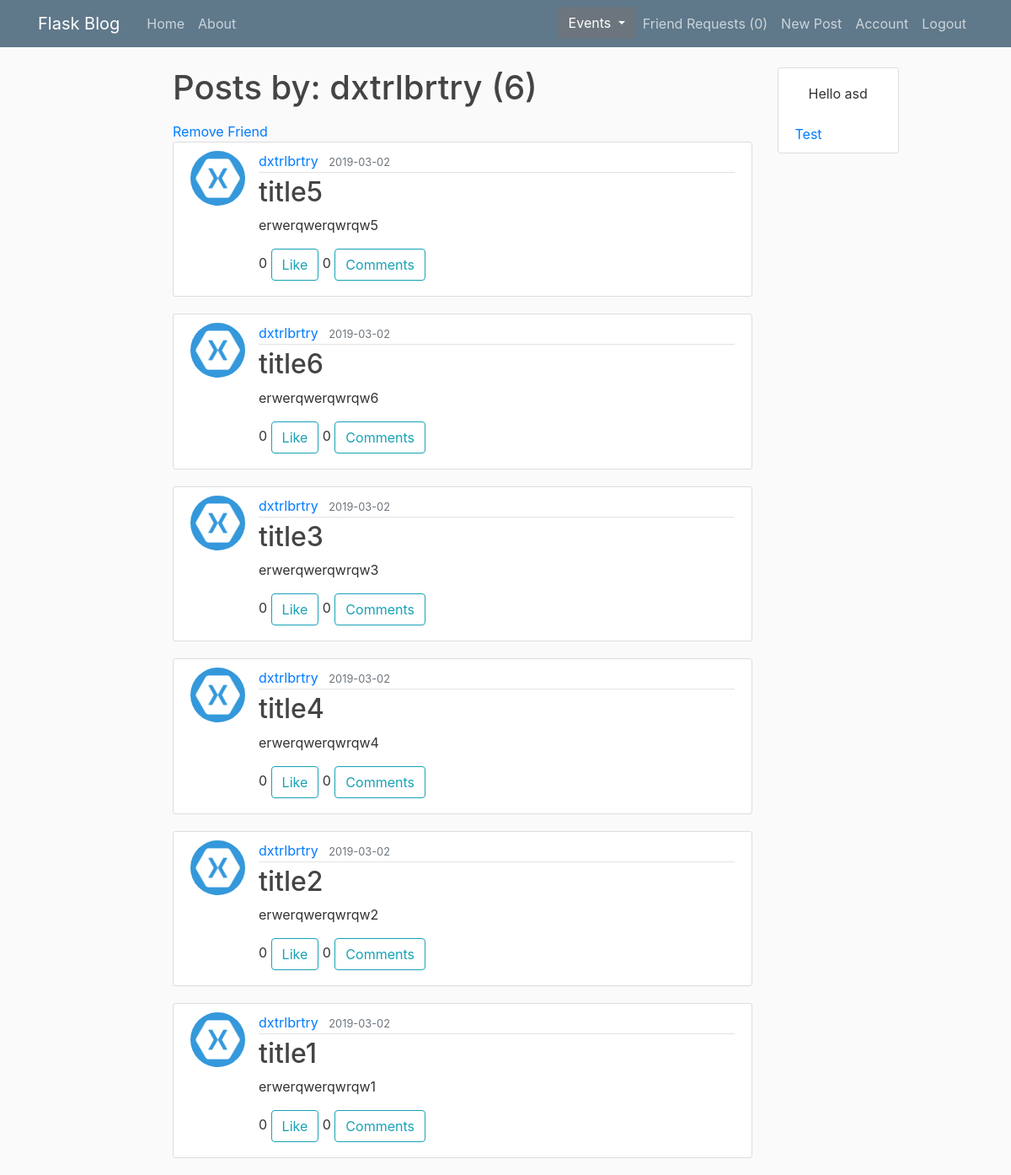
Screenshot of /post/dxtrlbrtry/ (signed in) with the database file from the repository.
### flaskwebapp/models.py (models this page shows, shortened)
class User(db.Model, UserMixin):
    id = db.Column(db.Integer, primary_key=True)
    username = db.Column(db.String(20), unique=True, nullable=False)
    email = db.Column(db.String(120), unique=True, nullable=False)
    image_file = db.Column(db.String(20), nullable=False, default='default.jpg')
    password = db.Column(db.String(60), nullable=False)
    access = db.Column(db.String(10), nullable=False, default='user')
    posts = db.relationship('Post', backref='author', lazy='dynamic')
    comments = db.relationship('Comment', backref='author', lazy='dynamic')
    likes = db.relationship('Post', secondary=likes, backref='liked_by', lazy='dynamic')
    hosted_events = db.relationship('Event', backref='host', lazy='dynamic')
    attended_events = db.relationship('Event', secondary=event_attendants, lazy='subquery', backref=db.backref('attendants', lazy=True))
    invites = db.relationship('Event', secondary=event_invites, lazy='subquery', backref=db.backref('invites_sent', lazy=True))
    requests = db.relationship('User', secondary=friend_requests,
                               primaryjoin=(friend_requests.c.user_id == id),
                               secondaryjoin=(friend_requests.c.friend_id == id),
                               backref='request_of',
                               lazy='dynamic')
    friends = db.relationship('User',
                              secondary=friend,
                              primaryjoin=(friend.c.user_id == id),
                              secondaryjoin=(friend.c.friend_id == id),
                              backref='friend_of',
                              lazy='dynamic')

class Post(db.Model):
    id = db.Column(db.Integer, primary_key=True)
    title = db.Column(db.String(100), nullable=False)
    date_posted = db.Column(db.DateTime, nullable=False, default=datetime.utcnow)
    content = db.Column(db.Text, nullable=True)
    image_file = db.Column(db.String(20), nullable=True)
    comments = db.relationship('Comment', backref='comment_on', lazy='dynamic')
    user_id = db.Column(db.Integer, db.ForeignKey('user.id'), nullable=False)

### flaskwebapp/posts/routes.py (the view)
@posts.route('/post/<string:username>/', methods=['GET'])
@login_required
def user_posts(username):
    user = User.query.filter_by(username=username).first_or_404()
    posts = Post.query.filter_by(author=user).order_by(Post.date_posted.desc())
    return render_template('user_posts.html', posts=posts, user=user)

### flaskwebapp/models.py (called while the page is built)
@login_manager.user_loader
def load_user(user_id):
    return User.query.get(int(user_id))

### flaskwebapp/templates/user_posts.html
{% extends 'layout.html' %}
{% from 'macros/macros.html' import render_post with context %}
{% block content %}
<h1 class="mb-3">Posts by: {{ user.username }} ({{ posts.count() }})</h1>
{% if user != current_user and current_user.is_authenticated %}
    {% if user in current_user.friends %}
        <a href="{{ url_for('users.remove_friend', username=user.username) }}">Remove Friend</a>
    {% elif current_user in user.requests %}
        <p>Friend request sent..</p>
    {% else %}
        <a href="{{ url_for('users.send_request', username=user.username) }}">Add Friend</a>
    {% endif %}
{% endif %}
{% for post in posts %}
    {{ render_post(post) }}
{% endfor %}
{% endblock content %}

### flaskwebapp/templates/layout.html (shortened to what this page needs)
<!DOCTYPE html>
<html lang="en">
<head>
    <link rel="stylesheet" type="text/css" href="{{ url_for('static', filename='bootstrap.css') }}">
    <link rel="stylesheet" type="text/css" href="{{ url_for('static', filename='main.css') }}">
</head>
<body>
<header class="site-header">
    <nav class="navbar navbar-expand-md navbar-dark bg-steel fixed-top">
        <div class="container">
            <a class="navbar-brand mr-4" href="/">Flask Blog</a>
            <div class="collapse navbar-collapse" id="navbarToggle">
                <div class="navbar-nav mr-auto">
                    {% if current_user.is_authenticated %}
                    <a class="nav-item nav-link" href="{{ url_for('main.home') }}">Home</a>
                    <a class="nav-item nav-link" href="{{ url_for('main.about') }}">About</a>
                    {% endif %}
                </div>
                <div class="navbar-nav">
                    {% if current_user.is_authenticated %}
                    <div class="dropdown">
                        <button class="btn btn-secondary dropdown-toggle" type="button" id="eventMenuButton"
                                data-toggle="dropdown" aria-haspopup="true" aria-expanded="false">
                            Events
                        </button>
                    </div>
                    <a class="nav-item nav-link" href="{{ url_for('users.requests') }}">Friend Requests ({{
                        current_user.requests.count() }})</a>
                    <a class="nav-item nav-link" href="{{ url_for('posts.new_post') }}">New Post</a>
                    <a class="nav-item nav-link" href="{{ url_for('users.account') }}">Account</a>
                    <a class="nav-item nav-link" href="{{ url_for('users.logout') }}">Logout</a>
                    {% else %}
                    <a class="nav-item nav-link" href="{{ url_for('users.login') }}">Login</a>
                    <a class="nav-item nav-link" href="{{ url_for('users.register') }}">Register</a>
                    {% endif %}
                </div>
            </div>
        </div>
    </nav>
</header>
<main role="main">
    <div class="row">
        <div class="col-md-2"></div>
        <div class="col-md-7 main-content">
            {% block content %}
            {% endblock content %}
        </div>
        <div class="col-md-3">
            <div class="content-section right-panel">
                {% if current_user.is_authenticated %}
                <p class="nav-item nav-link">Hello {{ current_user.username }}</p>
                {% endif %}
                <a class="mt-20" href="{{ url_for('main.test') }}">Test</a>
            </div>
        </div>
    </div>
</main>
</body>
</html>

### flaskwebapp/templates/macros/macros.html (shortened to what this page needs)
{% macro render_post(post, add_comment=True) %}
<article class="media content-section">
  <img class="rounded-circle article-img"
       src="{{ url_for('static', filename='profile_pics/' + post.author.image_file) }}">
  <div class="media-body">
    <div class="article-metadata">
      <a class="mr-2" href="{{ url_for('posts.user_posts', username=post.author.username) }}">{{ post.author.username
        }}</a>
      <small class="text-muted">{{ post.date_posted.strftime('%Y-%m-%d') }}</small>
    </div>
    <h2><a class="article-title" href="{{ url_for('posts.post', post_id=post.id) }}">{{ post.title }}</a></h2>
    <p class="article-content">{{ post.content }}</p>
    <div class="media-footer mt-3 mb-2 expand-md">
      <span id="likesCount{{ post.id }}">{{ post.liked_by|count }}</span>
      <button class="btn btn-outline-info btn-like" post_id="{{ post.id }}"
              onclick="{{ url_for('posts.like_post', post_id=post.id) }}">
        {% if current_user not in post.liked_by %}
          Like
        {% else %}
          Unlike
        {% endif %}
      </button>
      <span id="commentsCount{{ post.id }}">{{ post.comments.count() }}</span>
      <button class="btn btn-outline-info btn-comment mr-auto" post_id="{{ post.id }}">Comments</button>
    </div>
  </div>
</article>
{% endmacro %}

### flaskwebapp/static/main.css (style rules this page uses)
body { background: #fafafa; color: #333333; margin-top: 5rem; }
h1, h2, h3, h4, h5, h6 { color: #444444; }
.right-panel { position: fixed; z-index: 1; overflow-x: hidden; padding-top: 20px; }
.bg-steel { background-color: #5f788a; }
.site-header .navbar-nav .nav-link { color: #cbd5db; }
.content-section { background: #ffffff; padding: 10px 20px; border: 1px solid #dddddd; border-radius: 3px; margin-bottom: 20px; }
.article-title { color: #444444; }
.article-content { white-space: line-wrap }
.article-img { height: 65px; width: 65px; margin-right: 16px; }
.article-metadata { padding-bottom: 1px; margin-bottom: 4px; border-bottom: 1px solid #e3e3e3 }

### rows the page displays
User: username "dxtrlbrtry"
Post: image_file (placeholder picture), author.username "dxtrlbrtry", date_posted "2019-03-02", title "title5", content "erwerqwerqwrqw5", liked_by|count "0", comments.count "0"
Post: image_file (placeholder picture), author.username "dxtrlbrtry", date_posted "2019-03-02", title "title6", content "erwerqwerqwrqw6", liked_by|count "0", comments.count "0"
Post: image_file (placeholder picture), author.username "dxtrlbrtry", date_posted "2019-03-02", title "title3", content "erwerqwerqwrqw3", liked_by|count "0", comments.count "0"
Post: image_file (placeholder picture), author.username "dxtrlbrtry", date_posted "2019-03-02", title "title4", content "erwerqwerqwrqw4", liked_by|count "0", comments.count "0"
Post: image_file (placeholder picture), author.username "dxtrlbrtry", date_posted "2019-03-02", title "title2", content "erwerqwerqwrqw2", liked_by|count "0", comments.count "0"
Post: image_file (placeholder picture), author.username "dxtrlbrtry", date_posted "2019-03-02", title "title1", content "erwerqwerqwrqw1", liked_by|count "0", comments.count "0"
User: username "asd"

### other values shown
{{ current_user.requests.count() }} "0"
{{ posts.count() }} "6"
